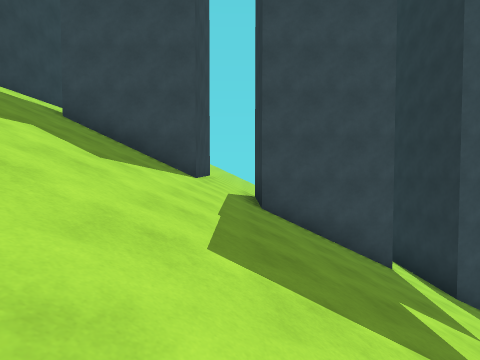
view 1 (above)

18 first-person views from a walk through a Unity game level. The camera is 1.3 m above the floor, tilts 2° down and sees 80° across. The floor is counted in squares, 2 m on a side. Each view is taken from the middle of a square. On the plan, view 1 faces up. The plan holds only what a view shows up to about 9 squares ahead; the rest is blank. The place goes on beyond the plan.

view 2
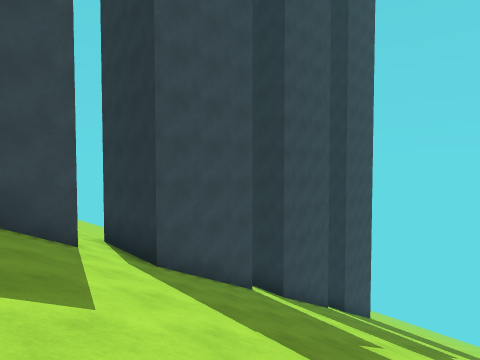

view 3
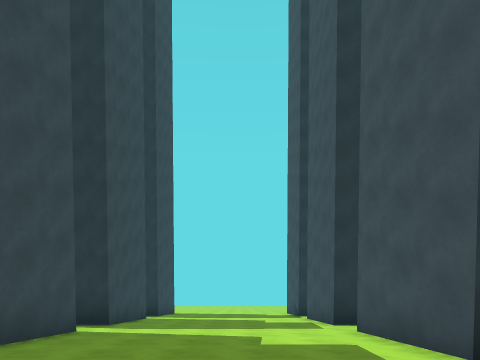

view 4
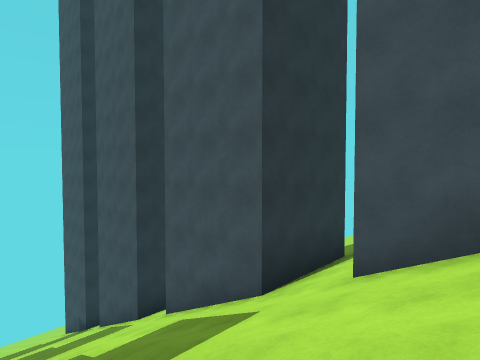

view 5
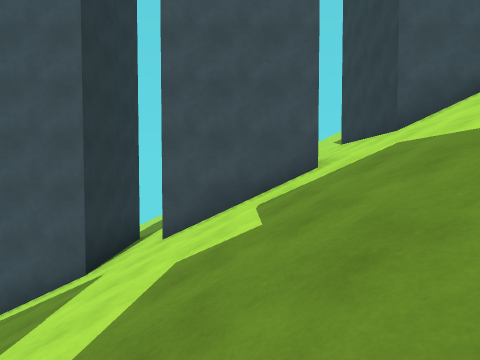

view 6
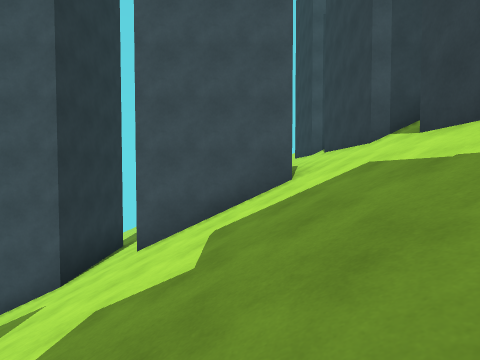

view 7
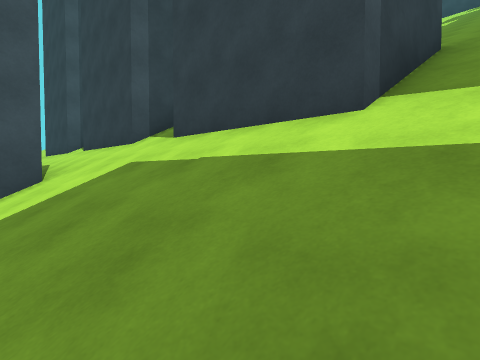

view 8
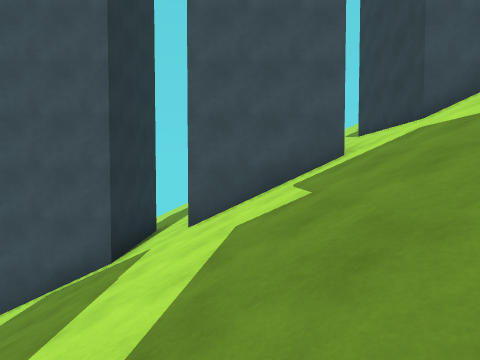

view 9
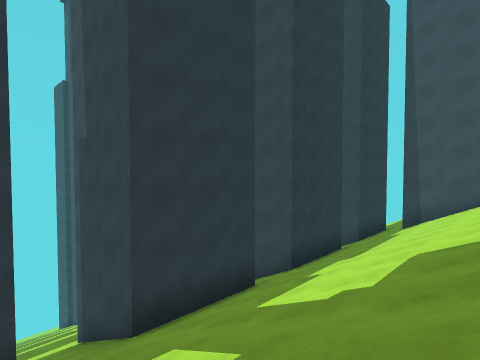

view 10
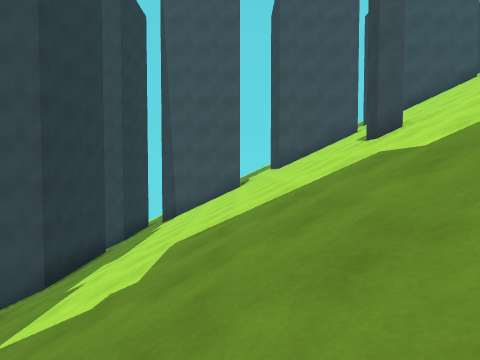

view 11
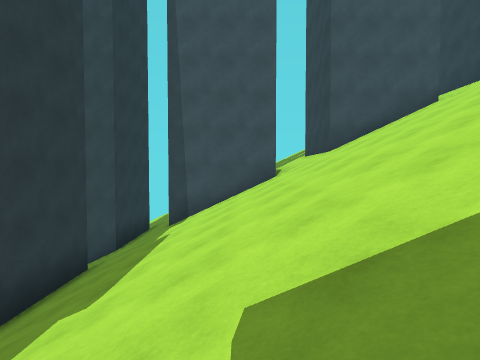

view 12
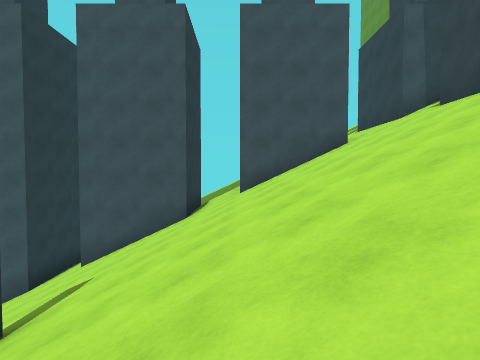

view 13
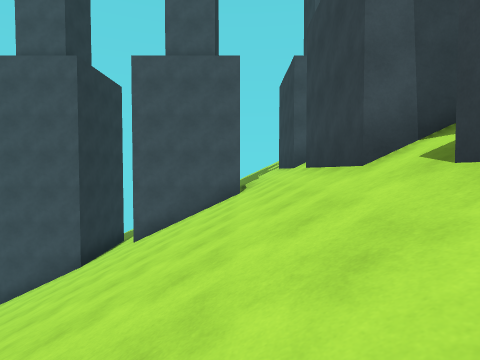

view 14
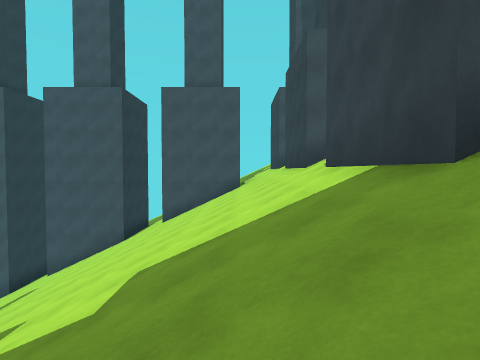

view 15
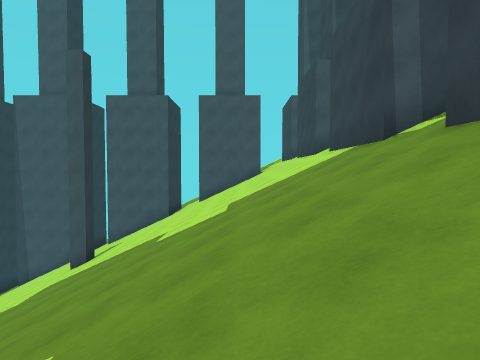

view 16
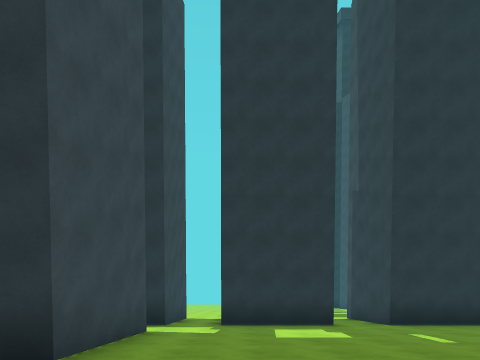

view 17
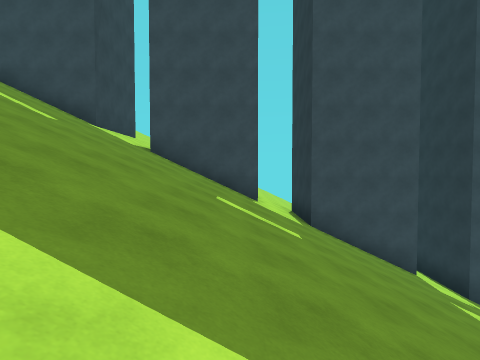

view 18
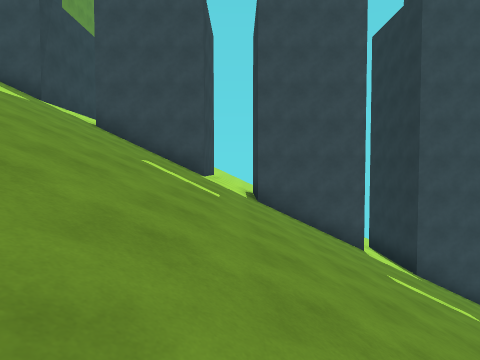

### Floor plan
Key: @ floor where view 1 was taken; # wall or solid block; / step, stairs or slope.
Columns run from 25 left of view 1 to 11 right of it. Each row starts with its distance up from view 1.
 12  #/   #/#  /#   /#
 11 ##/####/###/####/##
 10  //////////////////
  9   ///////////////###/   #/#  /#
  8   ///////////////###/   #/#  /#
  7  #///////////////###/####/###/####/##
  6  ////////////////////////////////////
  5 ##///////////////###/////////////////
  4  #///////////////###/////////////////
  3  #///////////////###/////////////////
  2  #///////////////###/////////////////
  1 /////////#///////////////////////////
  0 ##///////////////###/####@###/####/##
 -1  #///////////////###/   #/###/#   /#
 -2  #///////////////###/   #/###/#   /#
 -3  ///////////////// //        //
 -4 ##/####/###/####/###/
 -5  #/   #/###/#   /#

Positions as (right, up) in squares from view 1, and headings:
1: (0, 0), facing up
2: (2, 1), facing up-right
3: (2, 3), facing right
4: (2, 4), facing down-right
5: (2, 6), facing down
6: (-3, 6), facing down
7: (-3, 6), facing down-left
8: (7, 6), facing down
9: (-13, 7), facing down-right
10: (-13, 7), facing down
11: (-12, 4), facing down
12: (-19, 4), facing down
13: (-22, 4), facing down
14: (-22, 7), facing down
15: (-21, 10), facing down
16: (-16, 9), facing right
17: (-15, 3), facing up
18: (-18, 3), facing up
